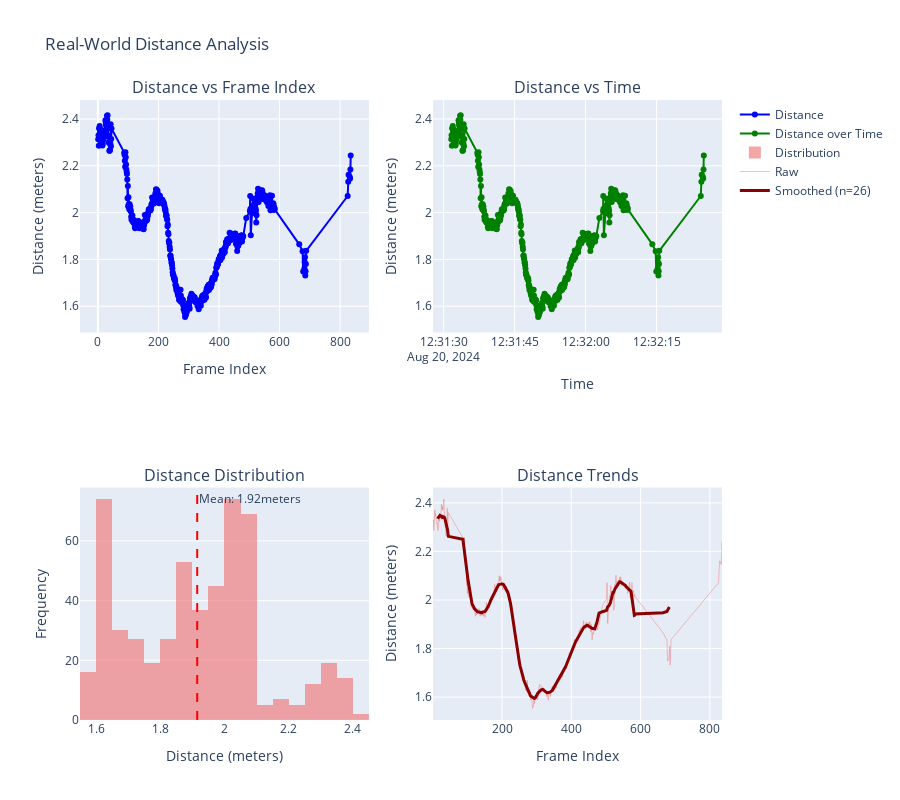
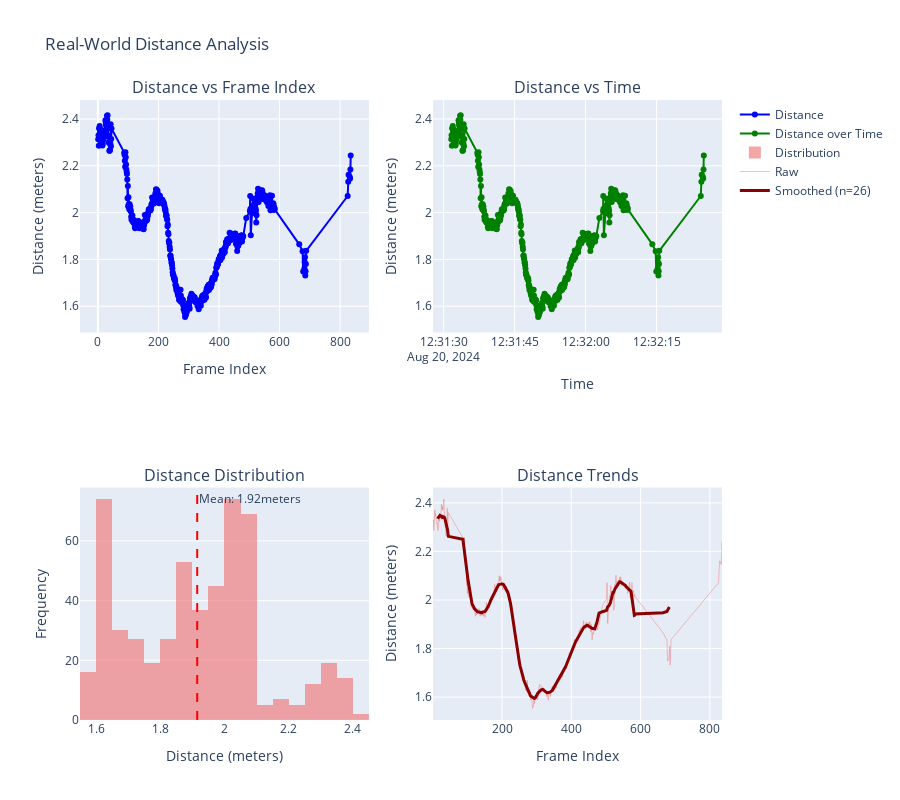

Notebook cell for these charts, in order:
### Code cell
# Real-world distance analysis and plotting using utility function
iau.plot_real_world_distance_analysis(distance_results, image_shape=image_shape, sonar_coverage_meters=sonar_coverage_meters)

### Figure 1 — Plotly figure (JSON) as saved in the notebook; plotly's stock layout.template omitted (floating-point values rounded to 4 significant figures; data arrays with more than 128 entries replaced by an {"elided": "..."} marker saying what was removed)
{"data": [{"line": {"color": "blue"}, "mode": "lines+markers", "name": "Distance", "type": "scatter", "x": {"elided": "535 int values"}, "xaxis": "x", "y": {"elided": "535 float values"}, "yaxis": "y"}, {"line": {"color": "green"}, "mode": "lines+markers", "name": "Distance over Time", "type": "scatter", "x": {"elided": "535 str values"}, "xaxis": "x2", "y": {"elided": "535 float values"}, "yaxis": "y2"}, {"marker": {"color": "lightcoral"}, "name": "Distribution", "nbinsx": 30, "opacity": 0.7, "type": "histogram", "x": {"elided": "535 float values"}, "xaxis": "x3", "yaxis": "y3"}, {"line": {"color": "lightcoral", "width": 1}, "mode": "lines", "name": "Raw", "opacity": 0.5, "type": "scatter", "x": {"elided": "535 int values"}, "xaxis": "x4", "y": {"elided": "535 float values"}, "yaxis": "y4"}, {"line": {"color": "darkred", "width": 3}, "mode": "lines", "name": "Smoothed (n=26)", "type": "scatter", "x": {"elided": "535 int values"}, "xaxis": "x4", "y": {"elided": "535 float values"}, "yaxis": "y4"}], "layout": {"annotations": [{"font": {"size": 16}, "showarrow": false, "text": "Distance vs Frame Index", "x": 0.225, "xanchor": "center", "xref": "paper", "y": 1, "yanchor": "bottom", "yref": "paper"}, {"font": {"size": 16}, "showarrow": false, "text": "Distance vs Time", "x": 0.775, "xanchor": "center", "xref": "paper", "y": 1, "yanchor": "bottom", "yref": "paper"}, {"font": {"size": 16}, "showarrow": false, "text": "Distance Distribution", "x": 0.225, "xanchor": "center", "xref": "paper", "y": 0.375, "yanchor": "bottom", "yref": "paper"}, {"font": {"size": 16}, "showarrow": false, "text": "Distance Trends", "x": 0.775, "xanchor": "center", "xref": "paper", "y": 0.375, "yanchor": "bottom", "yref": "paper"}, {"showarrow": false, "text": "Mean: 1.92meters", "x": 1.915, "xanchor": "left", "xref": "x3", "y": 1, "yanchor": "top", "yref": "y3 domain"}], "height": 800, "shapes": [{"line": {"color": "red", "dash": "dash"}, "type": "line", "x0": 1.915, "x1": 1.915, "xref": "x3", "y0": 0, "y1": 1, "yref": "y3 domain"}], "showlegend": true, "title": {"text": "Real-World Distance Analysis"}, "xaxis": {"anchor": "y", "domain": [0, 0.45], "title": {"text": "Frame Index"}}, "xaxis2": {"anchor": "y2", "domain": [0.55, 1], "title": {"text": "Time"}}, "xaxis3": {"anchor": "y3", "domain": [0, 0.45], "title": {"text": "Distance (meters)"}}, "xaxis4": {"anchor": "y4", "domain": [0.55, 1], "title": {"text": "Frame Index"}}, "yaxis": {"anchor": "x", "domain": [0.625, 1], "title": {"text": "Distance (meters)"}}, "yaxis2": {"anchor": "x2", "domain": [0.625, 1], "title": {"text": "Distance (meters)"}}, "yaxis3": {"anchor": "x3", "domain": [0, 0.375], "title": {"text": "Frequency"}}, "yaxis4": {"anchor": "x4", "domain": [0, 0.375], "title": {"text": "Distance (meters)"}}}}

### Figure 2 — Plotly figure (JSON) as saved in the notebook; plotly's stock layout.template omitted (floating-point values rounded to 4 significant figures; data arrays with more than 128 entries replaced by an {"elided": "..."} marker saying what was removed)
{"data": [{"line": {"color": "blue"}, "mode": "lines+markers", "name": "Distance", "type": "scatter", "x": {"elided": "535 int values"}, "xaxis": "x", "y": {"elided": "535 float values"}, "yaxis": "y"}, {"line": {"color": "green"}, "mode": "lines+markers", "name": "Distance over Time", "type": "scatter", "x": {"elided": "535 str values"}, "xaxis": "x2", "y": {"elided": "535 float values"}, "yaxis": "y2"}, {"marker": {"color": "lightcoral"}, "name": "Distribution", "nbinsx": 30, "opacity": 0.7, "type": "histogram", "x": {"elided": "535 float values"}, "xaxis": "x3", "yaxis": "y3"}, {"line": {"color": "lightcoral", "width": 1}, "mode": "lines", "name": "Raw", "opacity": 0.5, "type": "scatter", "x": {"elided": "535 int values"}, "xaxis": "x4", "y": {"elided": "535 float values"}, "yaxis": "y4"}, {"line": {"color": "darkred", "width": 3}, "mode": "lines", "name": "Smoothed (n=26)", "type": "scatter", "x": {"elided": "535 int values"}, "xaxis": "x4", "y": {"elided": "535 float values"}, "yaxis": "y4"}], "layout": {"annotations": [{"font": {"size": 16}, "showarrow": false, "text": "Distance vs Frame Index", "x": 0.225, "xanchor": "center", "xref": "paper", "y": 1, "yanchor": "bottom", "yref": "paper"}, {"font": {"size": 16}, "showarrow": false, "text": "Distance vs Time", "x": 0.775, "xanchor": "center", "xref": "paper", "y": 1, "yanchor": "bottom", "yref": "paper"}, {"font": {"size": 16}, "showarrow": false, "text": "Distance Distribution", "x": 0.225, "xanchor": "center", "xref": "paper", "y": 0.375, "yanchor": "bottom", "yref": "paper"}, {"font": {"size": 16}, "showarrow": false, "text": "Distance Trends", "x": 0.775, "xanchor": "center", "xref": "paper", "y": 0.375, "yanchor": "bottom", "yref": "paper"}, {"showarrow": false, "text": "Mean: 1.92meters", "x": 1.915, "xanchor": "left", "xref": "x3", "y": 1, "yanchor": "top", "yref": "y3 domain"}], "height": 800, "shapes": [{"line": {"color": "red", "dash": "dash"}, "type": "line", "x0": 1.915, "x1": 1.915, "xref": "x3", "y0": 0, "y1": 1, "yref": "y3 domain"}], "showlegend": true, "title": {"text": "Real-World Distance Analysis"}, "xaxis": {"anchor": "y", "domain": [0, 0.45], "title": {"text": "Frame Index"}}, "xaxis2": {"anchor": "y2", "domain": [0.55, 1], "title": {"text": "Time"}}, "xaxis3": {"anchor": "y3", "domain": [0, 0.45], "title": {"text": "Distance (meters)"}}, "xaxis4": {"anchor": "y4", "domain": [0.55, 1], "title": {"text": "Frame Index"}}, "yaxis": {"anchor": "x", "domain": [0.625, 1], "title": {"text": "Distance (meters)"}}, "yaxis2": {"anchor": "x2", "domain": [0.625, 1], "title": {"text": "Distance (meters)"}}, "yaxis3": {"anchor": "x3", "domain": [0, 0.375], "title": {"text": "Frequency"}}, "yaxis4": {"anchor": "x4", "domain": [0, 0.375], "title": {"text": "Distance (meters)"}}}}
